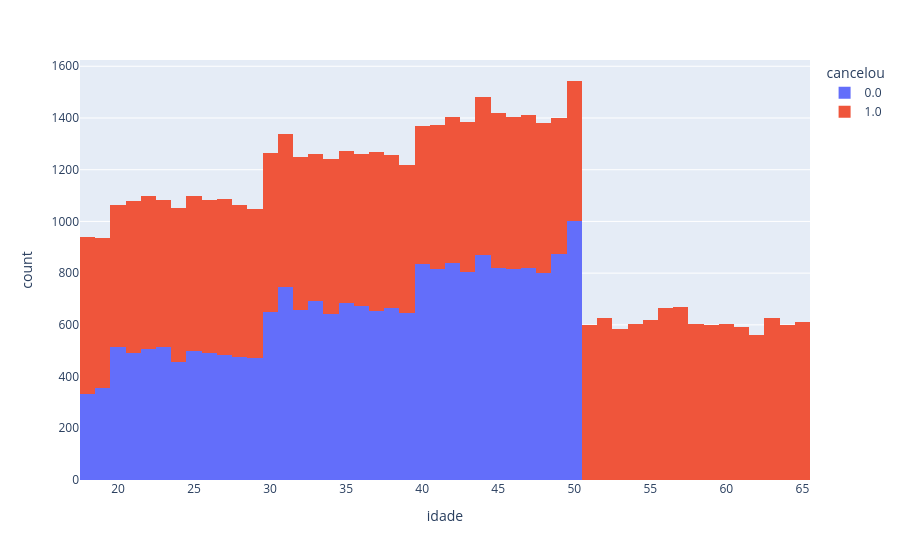
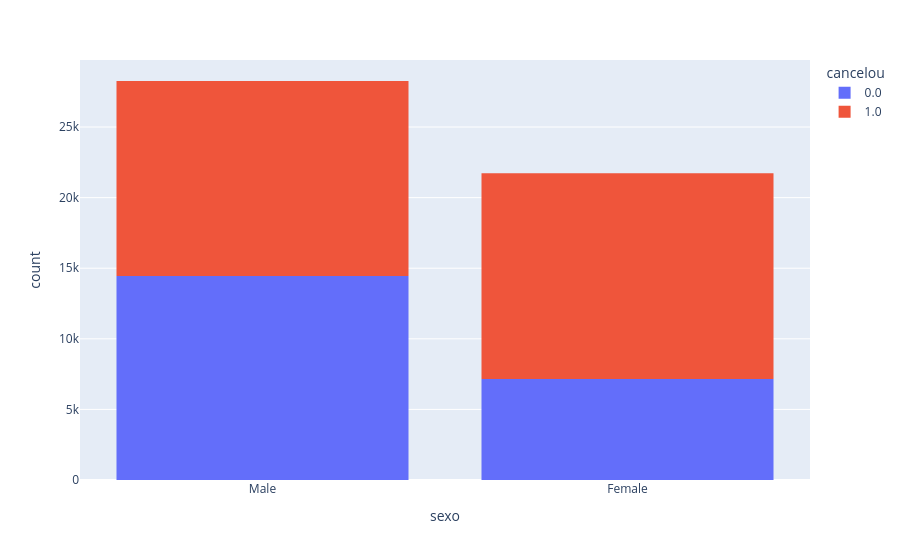
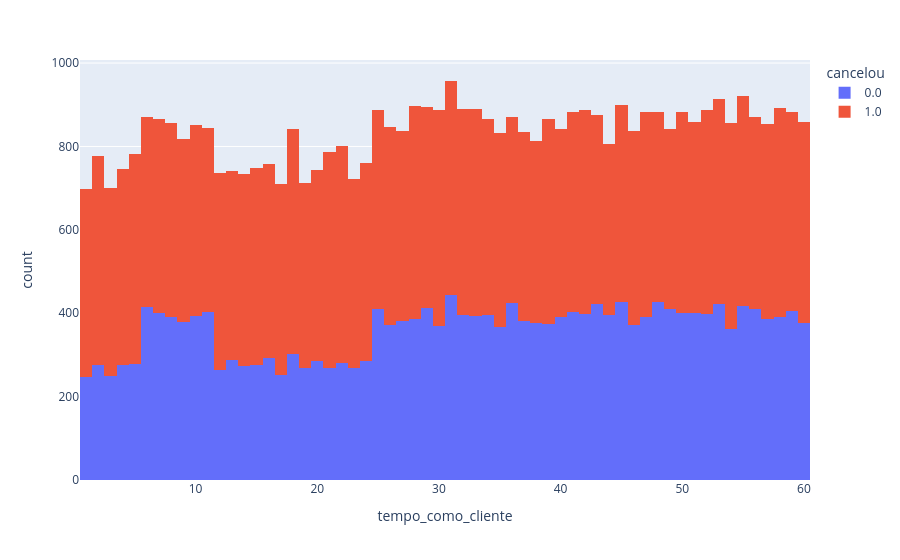
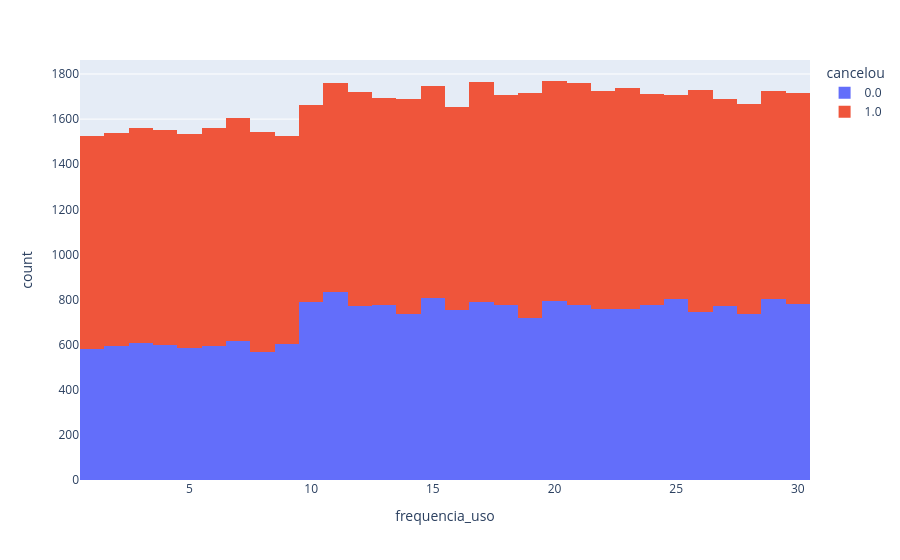

Write notebook code for charts like these, in order.
### Code cell
# Passo 5: Análise das causas dos cancelamentos (como as colunas da base impactam no cancelamento)
# gráficos/dashboards
# !pip install plotly
import plotly.express as px

# criar o grafico

for coluna in tabela.columns:
    grafico = px.histogram(tabela, x=coluna, color="cancelou")
    # exibir o grafico
    grafico.show()

### Figure 1 — Plotly figure (JSON) as saved in the notebook; plotly's stock layout.template omitted (floating-point values rounded to 4 significant figures; data arrays with more than 128 entries replaced by an {"elided": "..."} marker saying what was removed)
{"data": [{"alignmentgroup": "True", "bingroup": "x", "hovertemplate": "cancelou=0.0<br>idade=%{x}<br>count=%{y}<extra></extra>", "legendgroup": "0.0", "marker": {"color": "#636efa", "pattern": {"shape": ""}}, "name": "0.0", "offsetgroup": "0.0", "orientation": "v", "showlegend": true, "type": "histogram", "x": {"elided": "21603 int values"}, "xaxis": "x", "yaxis": "y"}, {"alignmentgroup": "True", "bingroup": "x", "hovertemplate": "cancelou=1.0<br>idade=%{x}<br>count=%{y}<extra></extra>", "legendgroup": "1.0", "marker": {"color": "#EF553B", "pattern": {"shape": ""}}, "name": "1.0", "offsetgroup": "1.0", "orientation": "v", "showlegend": true, "type": "histogram", "x": {"elided": "28393 int values"}, "xaxis": "x", "yaxis": "y"}], "layout": {"barmode": "relative", "legend": {"title": {"text": "cancelou"}, "tracegroupgap": 0}, "margin": {"t": 60}, "xaxis": {"anchor": "y", "domain": [0, 1], "title": {"text": "idade"}}, "yaxis": {"anchor": "x", "domain": [0, 1], "title": {"text": "count"}}}}

### Figure 2 — Plotly figure (JSON) as saved in the notebook; plotly's stock layout.template omitted (floating-point values rounded to 4 significant figures; data arrays with more than 128 entries replaced by an {"elided": "..."} marker saying what was removed)
{"data": [{"alignmentgroup": "True", "bingroup": "x", "hovertemplate": "cancelou=0.0<br>sexo=%{x}<br>count=%{y}<extra></extra>", "legendgroup": "0.0", "marker": {"color": "#636efa", "pattern": {"shape": ""}}, "name": "0.0", "offsetgroup": "0.0", "orientation": "v", "showlegend": true, "type": "histogram", "x": {"elided": "21603 str values"}, "xaxis": "x", "yaxis": "y"}, {"alignmentgroup": "True", "bingroup": "x", "hovertemplate": "cancelou=1.0<br>sexo=%{x}<br>count=%{y}<extra></extra>", "legendgroup": "1.0", "marker": {"color": "#EF553B", "pattern": {"shape": ""}}, "name": "1.0", "offsetgroup": "1.0", "orientation": "v", "showlegend": true, "type": "histogram", "x": {"elided": "28393 str values"}, "xaxis": "x", "yaxis": "y"}], "layout": {"barmode": "relative", "legend": {"title": {"text": "cancelou"}, "tracegroupgap": 0}, "margin": {"t": 60}, "xaxis": {"anchor": "y", "domain": [0, 1], "title": {"text": "sexo"}}, "yaxis": {"anchor": "x", "domain": [0, 1], "title": {"text": "count"}}}}

### Figure 3 — Plotly figure (JSON) as saved in the notebook; plotly's stock layout.template omitted (floating-point values rounded to 4 significant figures; data arrays with more than 128 entries replaced by an {"elided": "..."} marker saying what was removed)
{"data": [{"alignmentgroup": "True", "bingroup": "x", "hovertemplate": "cancelou=0.0<br>tempo_como_cliente=%{x}<br>count=%{y}<extra></extra>", "legendgroup": "0.0", "marker": {"color": "#636efa", "pattern": {"shape": ""}}, "name": "0.0", "offsetgroup": "0.0", "orientation": "v", "showlegend": true, "type": "histogram", "x": {"elided": "21603 int values"}, "xaxis": "x", "yaxis": "y"}, {"alignmentgroup": "True", "bingroup": "x", "hovertemplate": "cancelou=1.0<br>tempo_como_cliente=%{x}<br>count=%{y}<extra></extra>", "legendgroup": "1.0", "marker": {"color": "#EF553B", "pattern": {"shape": ""}}, "name": "1.0", "offsetgroup": "1.0", "orientation": "v", "showlegend": true, "type": "histogram", "x": {"elided": "28393 int values"}, "xaxis": "x", "yaxis": "y"}], "layout": {"barmode": "relative", "legend": {"title": {"text": "cancelou"}, "tracegroupgap": 0}, "margin": {"t": 60}, "xaxis": {"anchor": "y", "domain": [0, 1], "title": {"text": "tempo_como_cliente"}}, "yaxis": {"anchor": "x", "domain": [0, 1], "title": {"text": "count"}}}}

### Figure 4 — Plotly figure (JSON) as saved in the notebook; plotly's stock layout.template omitted (floating-point values rounded to 4 significant figures; data arrays with more than 128 entries replaced by an {"elided": "..."} marker saying what was removed)
{"data": [{"alignmentgroup": "True", "bingroup": "x", "hovertemplate": "cancelou=0.0<br>frequencia_uso=%{x}<br>count=%{y}<extra></extra>", "legendgroup": "0.0", "marker": {"color": "#636efa", "pattern": {"shape": ""}}, "name": "0.0", "offsetgroup": "0.0", "orientation": "v", "showlegend": true, "type": "histogram", "x": {"elided": "21603 int values"}, "xaxis": "x", "yaxis": "y"}, {"alignmentgroup": "True", "bingroup": "x", "hovertemplate": "cancelou=1.0<br>frequencia_uso=%{x}<br>count=%{y}<extra></extra>", "legendgroup": "1.0", "marker": {"color": "#EF553B", "pattern": {"shape": ""}}, "name": "1.0", "offsetgroup": "1.0", "orientation": "v", "showlegend": true, "type": "histogram", "x": {"elided": "28393 int values"}, "xaxis": "x", "yaxis": "y"}], "layout": {"barmode": "relative", "legend": {"title": {"text": "cancelou"}, "tracegroupgap": 0}, "margin": {"t": 60}, "xaxis": {"anchor": "y", "domain": [0, 1], "title": {"text": "frequencia_uso"}}, "yaxis": {"anchor": "x", "domain": [0, 1], "title": {"text": "count"}}}}
